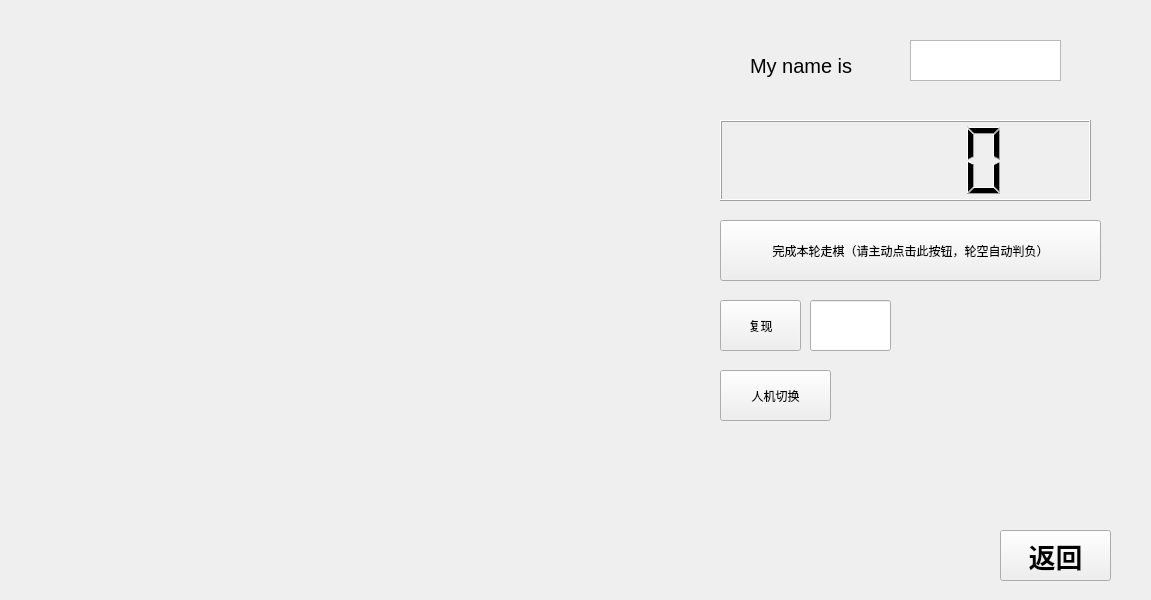
<?xml version="1.0" encoding="UTF-8"?>
<ui version="4.0">
 <class>gameplay</class>
 <widget class="QWidget" name="gameplay">
  <property name="geometry">
   <rect>
    <x>0</x>
    <y>0</y>
    <width>1151</width>
    <height>600</height>
   </rect>
  </property>
  <property name="windowTitle">
   <string>Form</string>
  </property>
  <property name="styleSheet">
   <string notr="true"/>
  </property>
  <widget class="QPushButton" name="pushButton_2">
   <property name="geometry">
    <rect>
     <x>720</x>
     <y>220</y>
     <width>381</width>
     <height>61</height>
    </rect>
   </property>
   <property name="text">
    <string>完成本轮走棋（请主动点击此按钮，轮空自动判负）</string>
   </property>
  </widget>
  <widget class="QLCDNumber" name="lcdNumber">
   <property name="geometry">
    <rect>
     <x>720</x>
     <y>120</y>
     <width>371</width>
     <height>81</height>
    </rect>
   </property>
  </widget>
  <widget class="QTextBrowser" name="textBrowser">
   <property name="geometry">
    <rect>
     <x>30</x>
     <y>540</y>
     <width>511</width>
     <height>41</height>
    </rect>
   </property>
   <property name="styleSheet">
    <string notr="true">background-color: rgba(255, 255, 255, 0);</string>
   </property>
  </widget>
  <widget class="QTextBrowser" name="textBrowser_5">
   <property name="geometry">
    <rect>
     <x>550</x>
     <y>260</y>
     <width>131</width>
     <height>51</height>
    </rect>
   </property>
   <property name="styleSheet">
    <string notr="true">background-color: rgba(255, 255, 255, 0);</string>
   </property>
  </widget>
  <widget class="QTextBrowser" name="textBrowser_2">
   <property name="geometry">
    <rect>
     <x>550</x>
     <y>80</y>
     <width>131</width>
     <height>51</height>
    </rect>
   </property>
   <property name="styleSheet">
    <string notr="true">background-color: rgba(255, 255, 255, 0);</string>
   </property>
  </widget>
  <widget class="QTextBrowser" name="textBrowser_3">
   <property name="geometry">
    <rect>
     <x>550</x>
     <y>140</y>
     <width>131</width>
     <height>51</height>
    </rect>
   </property>
   <property name="styleSheet">
    <string notr="true">background-color: rgba(255, 255, 255, 0);</string>
   </property>
  </widget>
  <widget class="QTextBrowser" name="textBrowser_4">
   <property name="geometry">
    <rect>
     <x>550</x>
     <y>200</y>
     <width>131</width>
     <height>51</height>
    </rect>
   </property>
   <property name="styleSheet">
    <string notr="true">background-color: rgba(255, 255, 255, 0);</string>
   </property>
  </widget>
  <widget class="QTextBrowser" name="textBrowser_6">
   <property name="geometry">
    <rect>
     <x>550</x>
     <y>320</y>
     <width>131</width>
     <height>51</height>
    </rect>
   </property>
   <property name="styleSheet">
    <string notr="true">background-color: rgba(255, 255, 255, 0);</string>
   </property>
  </widget>
  <widget class="QTextBrowser" name="textBrowser_7">
   <property name="geometry">
    <rect>
     <x>550</x>
     <y>380</y>
     <width>131</width>
     <height>51</height>
    </rect>
   </property>
   <property name="styleSheet">
    <string notr="true">background-color: rgba(255, 255, 255, 0);</string>
   </property>
  </widget>
  <widget class="QTextBrowser" name="textBrowser_8">
   <property name="geometry">
    <rect>
     <x>550</x>
     <y>20</y>
     <width>131</width>
     <height>51</height>
    </rect>
   </property>
   <property name="styleSheet">
    <string notr="true">background-color: rgba(255, 255, 255, 0);</string>
   </property>
  </widget>
  <widget class="QPushButton" name="pushButton_3">
   <property name="geometry">
    <rect>
     <x>720</x>
     <y>370</y>
     <width>111</width>
     <height>51</height>
    </rect>
   </property>
   <property name="text">
    <string>人机切换</string>
   </property>
  </widget>
  <widget class="QPushButton" name="pushButton_4">
   <property name="geometry">
    <rect>
     <x>720</x>
     <y>300</y>
     <width>81</width>
     <height>51</height>
    </rect>
   </property>
   <property name="text">
    <string>复现</string>
   </property>
  </widget>
  <widget class="QLineEdit" name="lineEdit">
   <property name="geometry">
    <rect>
     <x>810</x>
     <y>300</y>
     <width>81</width>
     <height>51</height>
    </rect>
   </property>
  </widget>
  <widget class="QPushButton" name="pushButton">
   <property name="geometry">
    <rect>
     <x>1000</x>
     <y>530</y>
     <width>111</width>
     <height>51</height>
    </rect>
   </property>
   <property name="font">
    <font>
     <pointsize>20</pointsize>
     <bold>true</bold>
    </font>
   </property>
   <property name="text">
    <string>返回</string>
   </property>
  </widget>
  <widget class="QLabel" name="label">
   <property name="geometry">
    <rect>
     <x>750</x>
     <y>50</y>
     <width>141</width>
     <height>31</height>
    </rect>
   </property>
   <property name="font">
    <font>
     <pointsize>15</pointsize>
    </font>
   </property>
   <property name="text">
    <string>My name is</string>
   </property>
  </widget>
  <widget class="QTextBrowser" name="textBrowser_9">
   <property name="geometry">
    <rect>
     <x>910</x>
     <y>40</y>
     <width>151</width>
     <height>41</height>
    </rect>
   </property>
   <property name="font">
    <font>
     <pointsize>13</pointsize>
    </font>
   </property>
  </widget>
 </widget>
 <resources/>
 <connections/>
</ui>
